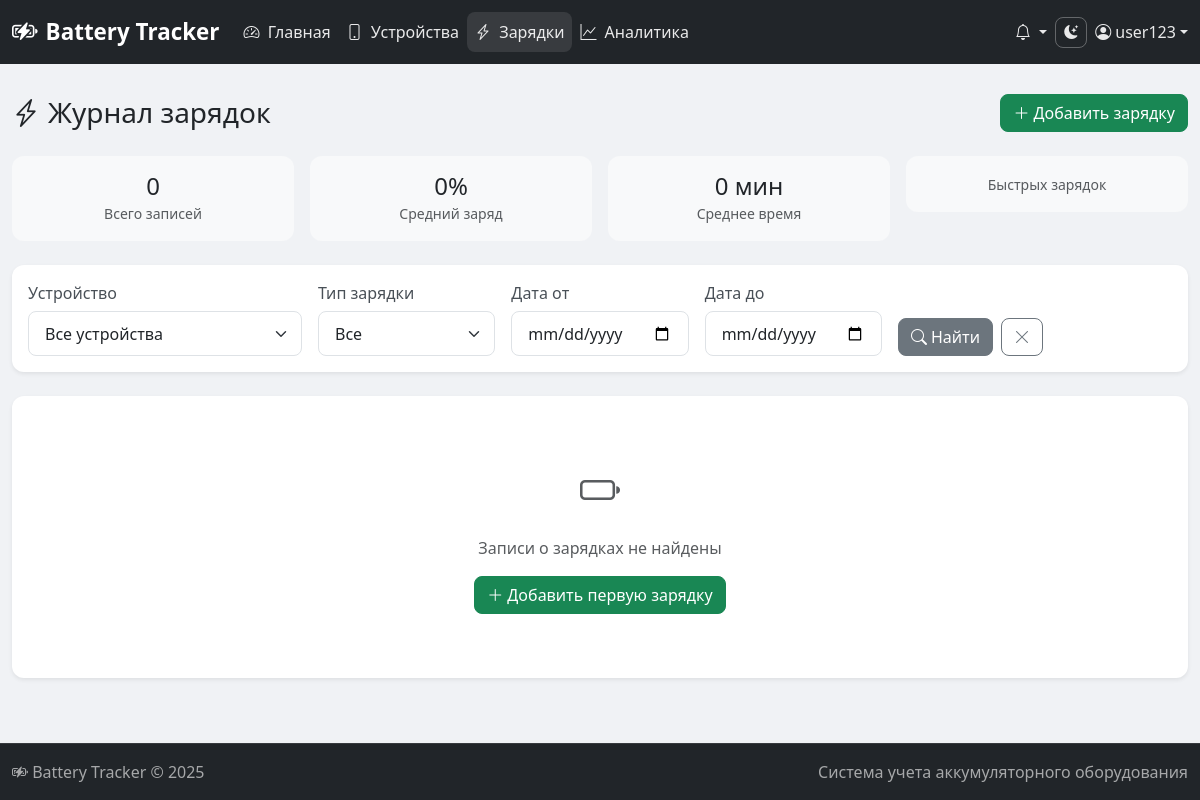
Page /charges.php (signed in) on the earlier database version.
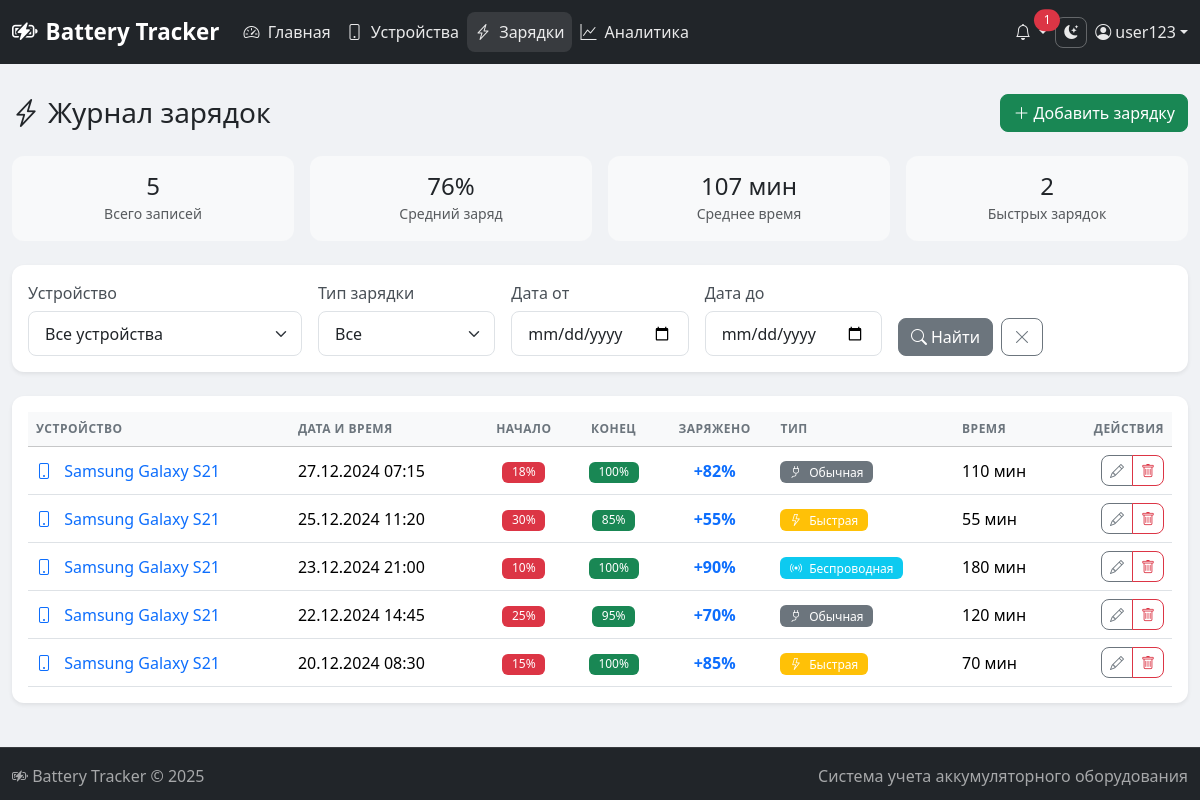
Same page on the later database version.
### tables this page shows
CREATE TABLE IF NOT EXISTS users (
    id INT AUTO_INCREMENT PRIMARY KEY,
    username VARCHAR(100) NOT NULL UNIQUE,
    password VARCHAR(255) NOT NULL,
    email VARCHAR(150),
    created_at TIMESTAMP DEFAULT CURRENT_TIMESTAMP
);

CREATE TABLE IF NOT EXISTS charge_cycles (
    id INT AUTO_INCREMENT PRIMARY KEY,
    device_id INT NOT NULL,
    charge_date DATETIME NOT NULL,
    start_percent TINYINT UNSIGNED NOT NULL,
    end_percent TINYINT UNSIGNED NOT NULL,
    charge_type ENUM('fast', 'normal', 'wireless') NOT NULL DEFAULT 'normal',
    duration_minutes INT UNSIGNED,
    notes TEXT,
    created_at TIMESTAMP DEFAULT CURRENT_TIMESTAMP,
    FOREIGN KEY (device_id) REFERENCES devices(id) ON DELETE CASCADE
);

CREATE TABLE IF NOT EXISTS devices (
    id INT AUTO_INCREMENT PRIMARY KEY,
    user_id INT DEFAULT 1,
    type ENUM('phone', 'laptop', 'screwdriver', 'headphones', 'tablet', 'other') NOT NULL,
    model VARCHAR(150) NOT NULL,
    battery_capacity INT NOT NULL,
    purchase_date DATE NOT NULL,
    battery_health DECIMAL(5,2) DEFAULT 100.00,
    notes TEXT,
    created_at TIMESTAMP DEFAULT CURRENT_TIMESTAMP,
    updated_at TIMESTAMP DEFAULT CURRENT_TIMESTAMP ON UPDATE CURRENT_TIMESTAMP,
    FOREIGN KEY (user_id) REFERENCES users(id) ON DELETE SET NULL
);

### config/auth.php (called while the page is built, shortened)
<?php
function isLoggedIn() {
    return isset($_SESSION['user_id']);
}
function currentUser() {
    return db()->fetchOne("SELECT id, username, email, created_at FROM users WHERE id = ?", [$_SESSION['user_id']]);
}
function getTheme() {
    return $_SESSION['theme'] ?? 'light';
}

### config/database.php (called while the page is built, shortened)
<?php
class Database {
    private static $instance = null;
    private $connection;
    private function __construct() {
        try {
            $dsn = "mysql:host=" . DB_HOST . ";dbname=" . DB_NAME . ";charset=" . DB_CHARSET;
            $options = [
                PDO::ATTR_ERRMODE => PDO::ERRMODE_EXCEPTION,
                PDO::ATTR_DEFAULT_FETCH_MODE => PDO::FETCH_ASSOC,
                PDO::ATTR_EMULATE_PREPARES => false,
            ];
            $this->connection = new PDO($dsn, DB_USER, DB_PASS, $options);
        } catch (PDOException $e) {
            die("Ошибка подключения к базе данных: " . $e->getMessage());
        }
    }
    public static function getInstance() {
        if (self::$instance === null) {
            self::$instance = new self();
        }
        return self::$instance;
    }
    public function query($sql, $params = []) {
        $stmt = $this->connection->prepare($sql);
        $stmt->execute($params);
        return $stmt;
    }
    public function fetchAll($sql, $params = []) {
        return $this->query($sql, $params)->fetchAll();
    }
    public function fetchOne($sql, $params = []) {
        return $this->query($sql, $params)->fetch();
    }
}
function db() {
    return Database::getInstance();
}
function sanitize($data) {
    return htmlspecialchars(trim($data), ENT_QUOTES, 'UTF-8');
}
function formatDate($date, $format = 'd.m.Y') {
    return date($format, strtotime($date));
}
function getDeviceTypeIcon($type) {
    $icons = [
        'phone' => 'bi-phone',
        'laptop' => 'bi-laptop',
        'screwdriver' => 'bi-tools',
        'headphones' => 'bi-headphones',
        'tablet' => 'bi-tablet',
        'other' => 'bi-device-hdd'
    ];
    return $icons[$type] ?? 'bi-device-hdd';
}
function getChargeTypeLabel($type) {
    $types = [
        'fast' => 'Быстрая',
        'normal' => 'Обычная',
        'wireless' => 'Беспроводная'
    ];
    return $types[$type] ?? $type;
}

### charges.php (the view, shortened to what the rows shown need)
<?php
require_once 'includes/header.php';
$where = [];
$params = [];
$whereClause = count($where) > 0 ? 'WHERE ' . implode(' AND ', $where) : '';
$charges = db()->fetchAll(
    "SELECT cc.*, d.model, d.type, d.id as device_id
     FROM charge_cycles cc
     JOIN devices d ON cc.device_id = d.id
     $whereClause
     ORDER BY cc.charge_date DESC",
    $params
);
?>
<div class="d-flex justify-content-between align-items-center mb-4">
    <h1 class="h3 mb-0">
        <i class="bi bi-lightning-charge me-2"></i>Журнал зарядок
    </h1>
</div>
<div class="card border-0 shadow-sm">
    <div class="card-body">
        <?php if (count($charges) > 0): ?>
        <div class="table-responsive">
            <table class="table table-hover align-middle mb-0">
                <thead class="table-light">
                    <tr>
                        <th>Устройство</th>
                        <th>Дата и время</th>
                        <th class="text-center">Начало</th>
                        <th class="text-center">Конец</th>
                        <th class="text-center">Заряжено</th>
                        <th>Тип</th>
                        <th>Время</th>
                        <th class="text-end">Действия</th>
                    </tr>
                </thead>
                <tbody>
                    <?php foreach ($charges as $charge): ?>
                    <tr>
                        <td>
                            <a href="device_view.php?id=<?= $charge['device_id'] ?>" class="text-decoration-none">
                                <i class="bi <?= getDeviceTypeIcon($charge['type']) ?> me-2"></i>
                                <?= sanitize($charge['model']) ?>
                            </a>
                        </td>
                        <td><?= formatDate($charge['charge_date'], 'd.m.Y H:i') ?></td>
                        <td class="text-center">
                            <span class="badge bg-danger"><?= $charge['start_percent'] ?>%</span>
                        </td>
                        <td class="text-center">
                            <span class="badge bg-success"><?= $charge['end_percent'] ?>%</span>
                        </td>
                        <td class="text-center">
                            <strong class="text-primary">+<?= $charge['end_percent'] - $charge['start_percent'] ?>%</strong>
                        </td>
                        <td>
                            <?php
                            $typeClass = 'secondary';
                            $typeIcon = 'plug';
                            if ($charge['charge_type'] === 'fast') {
                                $typeClass = 'warning';
                                $typeIcon = 'lightning';
                            } elseif ($charge['charge_type'] === 'wireless') {
                                $typeClass = 'info';
                                $typeIcon = 'broadcast';
                            }
                            ?>
                            <span class="badge bg-<?= $typeClass ?>">
                                <i class="bi bi-<?= $typeIcon ?> me-1"></i>
                                <?= getChargeTypeLabel($charge['charge_type']) ?>
                            </span>
                        </td>
                        <td><?= $charge['duration_minutes'] ?> мин</td>
                        <td class="text-end">
                            <div class="btn-group">
                                <a href="charge_form.php?id=<?= $charge['id'] ?>" class="btn btn-sm btn-outline-secondary" title="Редактировать">
                                    <i class="bi bi-pencil"></i>
                                </a>
                                <button type="button" class="btn btn-sm btn-outline-danger"
                                        onclick="deleteCharge(<?= $charge['id'] ?>)" title="Удалить">
                                    <i class="bi bi-trash"></i>
                                </button>
                            </div>
                        </td>
                    </tr>
                    <?php endforeach; ?>
                </tbody>
            </table>
        </div>
        <?php endif; ?>
    </div>
</div>
<?php require_once 'includes/footer.php'; ?>

### includes/header.php (shortened to what the rows shown need)
<?php
require_once __DIR__ . '/../config/database.php';
require_once __DIR__ . '/../config/auth.php';
$currentUser = currentUser();
?>
<!DOCTYPE html>
<html lang="ru" data-theme="<?= getTheme() ?>">
<head>
    <link href="https://cdn.jsdelivr.net/npm/bootstrap@5.3.2/dist/css/bootstrap.min.css" rel="stylesheet">
    <link href="https://cdn.jsdelivr.net/npm/bootstrap-icons@1.11.1/font/bootstrap-icons.css" rel="stylesheet">
    <link href="assets/css/style.css" rel="stylesheet">
</head>
<body>
    <nav class="navbar navbar-expand-lg navbar-dark bg-dark fixed-top">
        <div class="container-fluid">
            <div class="collapse navbar-collapse" id="navbarNav">
                <div class="d-flex align-items-center gap-2">
                    <div class="nav-item dropdown">
                        <a class="nav-link dropdown-toggle d-flex align-items-center" href="#" id="userDropdown" role="button" data-bs-toggle="dropdown">
                            <i class="bi bi-person-circle me-1"></i>
                            <span><?= sanitize($currentUser['username']) ?></span>
                        </a>
                    </div>
                </div>
            </div>
        </div>
    </nav>
    <main class="main-content">
        <div class="container-fluid py-4">

Differences in the rows shown:
added charge_cycles: device.model "Samsung Galaxy S21", charge_date "27.12.2024 07:15", start_percent "18", end_percent "100", $charge['end_percent'] - $charge['start_percent'] "82", charge_type "Обычная", duration_minutes "110"
added charge_cycles: device.model "Samsung Galaxy S21", charge_date "25.12.2024 11:20", start_percent "30", end_percent "85", $charge['end_percent'] - $charge['start_percent'] "55", charge_type "Быстрая", duration_minutes "55"
added charge_cycles: device.model "Samsung Galaxy S21", charge_date "23.12.2024 21:00", start_percent "10", end_percent "100", $charge['end_percent'] - $charge['start_percent'] "90", charge_type "Беспроводная", duration_minutes "180"
added charge_cycles: device.model "Samsung Galaxy S21", charge_date "22.12.2024 14:45", start_percent "25", end_percent "95", $charge['end_percent'] - $charge['start_percent'] "70", charge_type "Обычная", duration_minutes "120"
added charge_cycles: device.model "Samsung Galaxy S21", charge_date "20.12.2024 08:30", start_percent "15", end_percent "100", $charge['end_percent'] - $charge['start_percent'] "85", charge_type "Быстрая", duration_minutes "70"
Other differences:
count($lowHealthDevices): (not shown) → "1"
$stats['total']: "0" → "5"
$stats['avg_charge']: "0" → "76"
$stats['avg_duration']: "0" → "107"
$stats['fast_count']: (not shown) → "2"
text no longer shown: "Записи о зарядках не найдены Добавить первую зарядку"
text now shown: "УСТРОЙСТВО ДАТА И ВРЕМЯ НАЧАЛО КОНЕЦ ЗАРЯЖЕНО ТИП ВРЕМЯ ДЕЙСТВИЯ"
